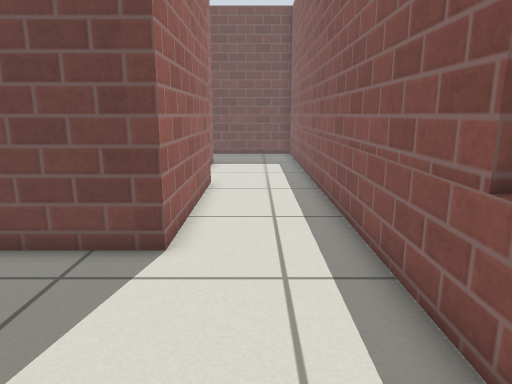
view 1 (above)

16 first-person views from a walk through a world built for the Gazebo simulator. The camera is 0.71 m above the floor, tilts 12° down and sees 70° across. The floor is counted in squares, 0.25 m on a side. Each view is taken from the middle of a square. On the plan, view 1 faces up. The plan holds only what a view shows up to about 20 squares ahead; the rest is blank. Gazebo's built-in surfaces are drawn with simple patterns.

view 2
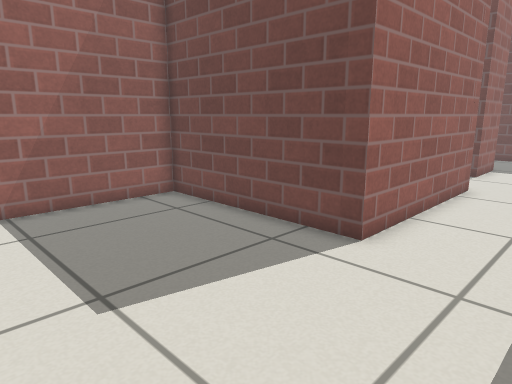

view 3
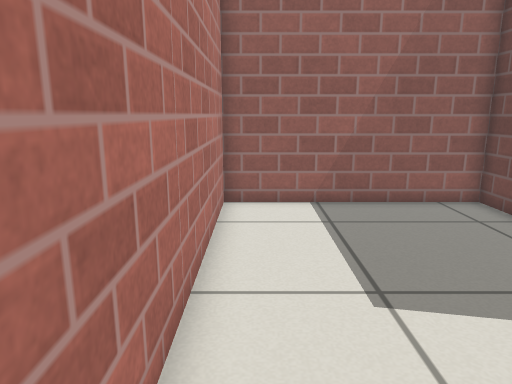

view 4
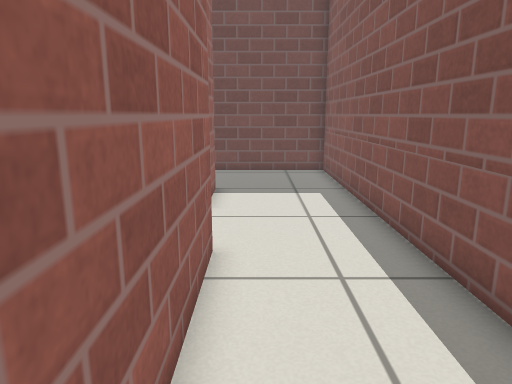

view 5
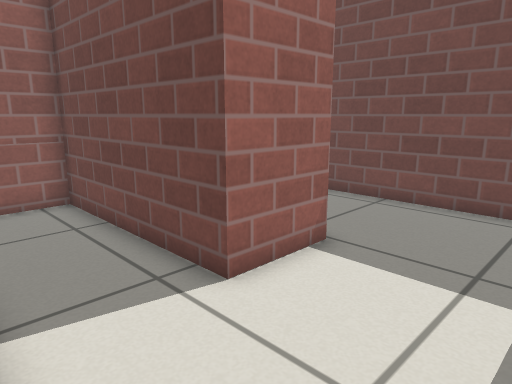

view 6
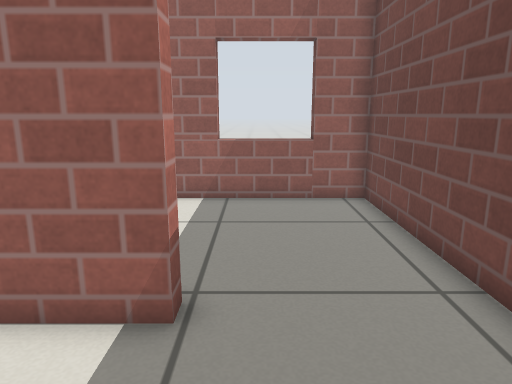

view 7
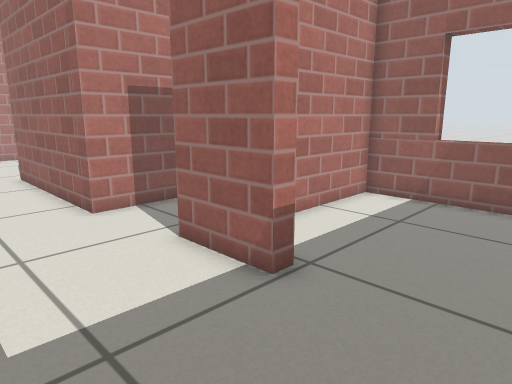

view 8
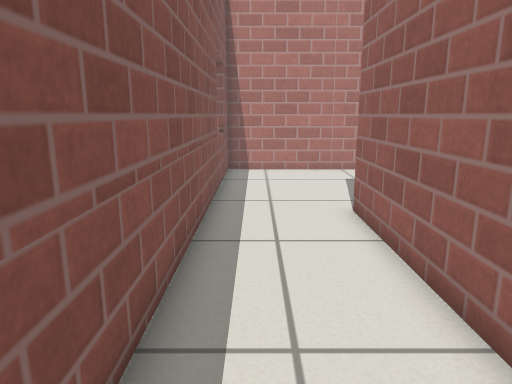

view 9
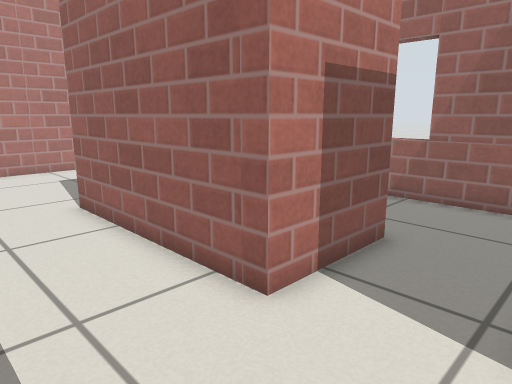

view 10
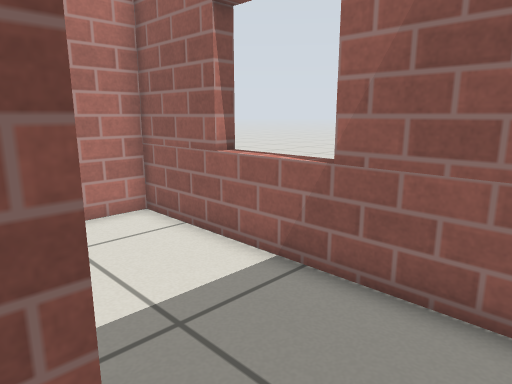

view 11
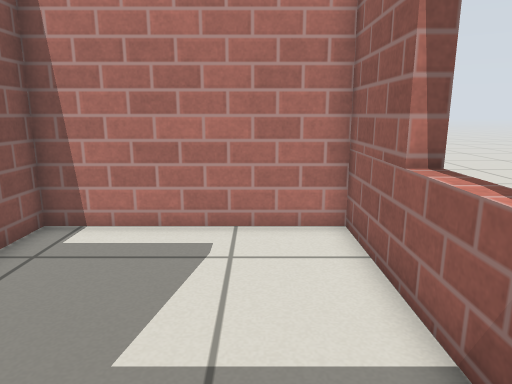

view 12
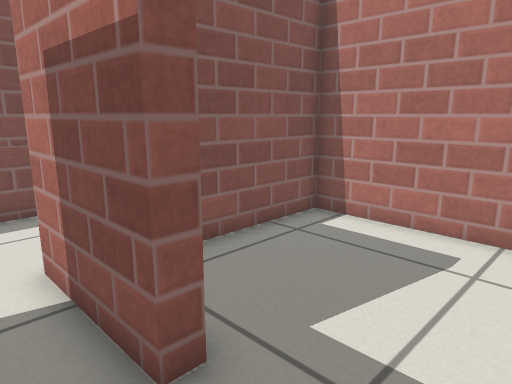

view 13
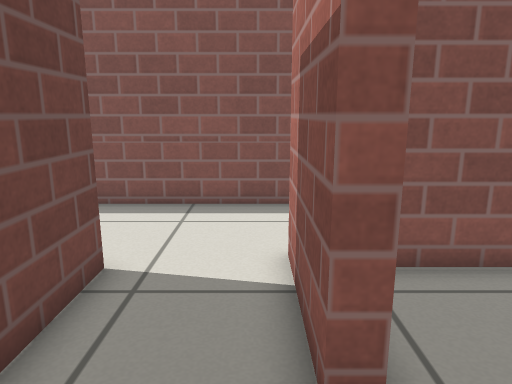

view 14
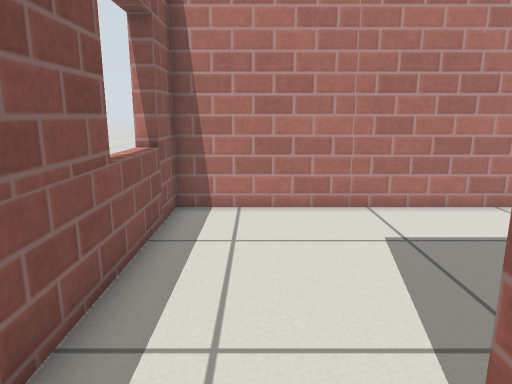

view 15
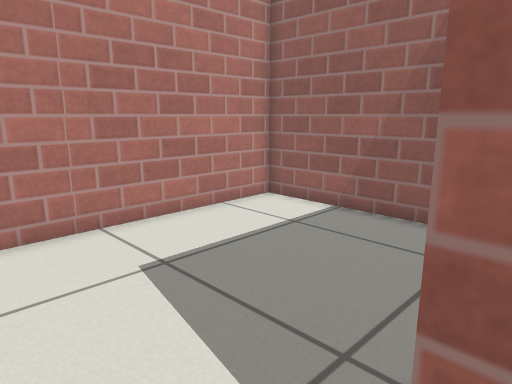

view 16
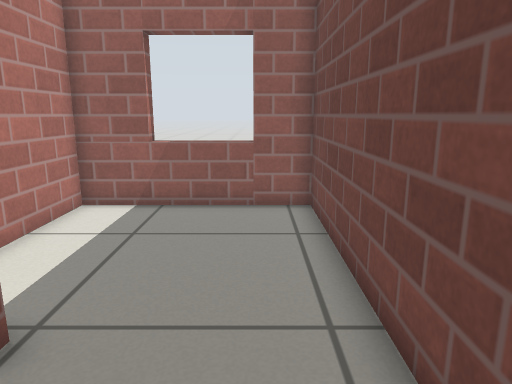

### Floor plan
Points are (right, up) in squares from view 1. A wall is a line through its corners. A room is listed if a view was taken in it or the views show most of it. See-through windows are left out.
Room 1 (views 1, 2, 3, 4, 5, 6, 7, 8, 9, 10, 11, 12, 13, 14, 15, 16)
walls: (-5.9, 15.3) (-1.9, 15.3) (-1.9, 7.3) (-9.7, 7.3) (-9.7, -1.1) (2.5, -1.1) (2.5, 26.7) (-2.4, 26.7); (-2.6, 21.9) (-2.6, 18.9) (-10.3, 18.9) (-10.3, 15.4)
ways out: opening at (-7.5, 15) to room 2; opening at (-3, 24) to room 3
Room 2 (no view inside)
walls: (-5.9, 14.6) (-5.9, 15.3); (-10.3, 15.4) (-10.3, 7.9) (-2.5, 7.9) (-2.5, 13.4)
ways out: opening at (-7.5, 15) to room 1
Room 3 (no view inside)
walls: (-3.2, 21.9) (-2.6, 21.9); (-2.4, 26.7) (-10.3, 26.7) (-10.3, 19.5) (-6.1, 19.5)
ways out: opening at (-3, 24) to room 1

Where each view was taken, in squares from view 1:
view 1: 0 up, 0 right, facing up
view 2: 0 up, 2 right, facing up-left
view 3: 0 up, 2 right, facing left
view 4: 8 up, 1 left, facing up
view 5: 15 up, 2 right, facing up-left
view 6: 23 up, 2 right, facing left
view 7: 26 up, 2 right, facing down-left
view 8: 18 up, 1 right, facing down
view 9: 19 up, 2 right, facing down-left
view 10: 18 up, 5 left, facing down-left
view 11: 17 up, 8 left, facing down
view 12: 17 up, 9 left, facing down-right
view 13: 16 up, 9 left, facing right
view 14: 10 up, 0 right, facing down
view 15: 8 up, 0 right, facing down-left
view 16: 25 up, 1 right, facing left
